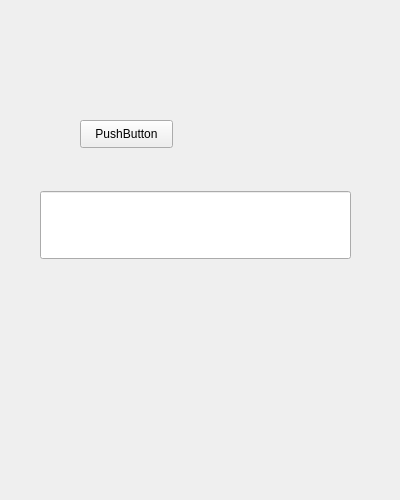
<?xml version="1.0" encoding="UTF-8"?>
<ui version="4.0">
 <class>Form</class>
 <widget class="QWidget" name="Form">
  <property name="geometry">
   <rect>
    <x>0</x>
    <y>0</y>
    <width>400</width>
    <height>500</height>
   </rect>
  </property>
  <property name="windowTitle">
   <string>Form</string>
  </property>
  <widget class="QPushButton" name="pushButton">
   <property name="geometry">
    <rect>
     <x>80</x>
     <y>120</y>
     <width>93</width>
     <height>28</height>
    </rect>
   </property>
   <property name="text">
    <string>PushButton</string>
   </property>
  </widget>
  <widget class="QWidget" name="verticalLayoutWidget">
   <property name="geometry">
    <rect>
     <x>40</x>
     <y>190</y>
     <width>311</width>
     <height>71</height>
    </rect>
   </property>
   <layout class="QVBoxLayout" name="verticalLayout">
    <item>
     <widget class="QLineEdit" name="le_view">
      <property name="font">
       <font>
        <pointsize>40</pointsize>
       </font>
      </property>
      <property name="alignment">
       <set>Qt::AlignBottom|Qt::AlignRight|Qt::AlignTrailing</set>
      </property>
     </widget>
    </item>
   </layout>
  </widget>
 </widget>
 <resources/>
 <connections/>
</ui>
